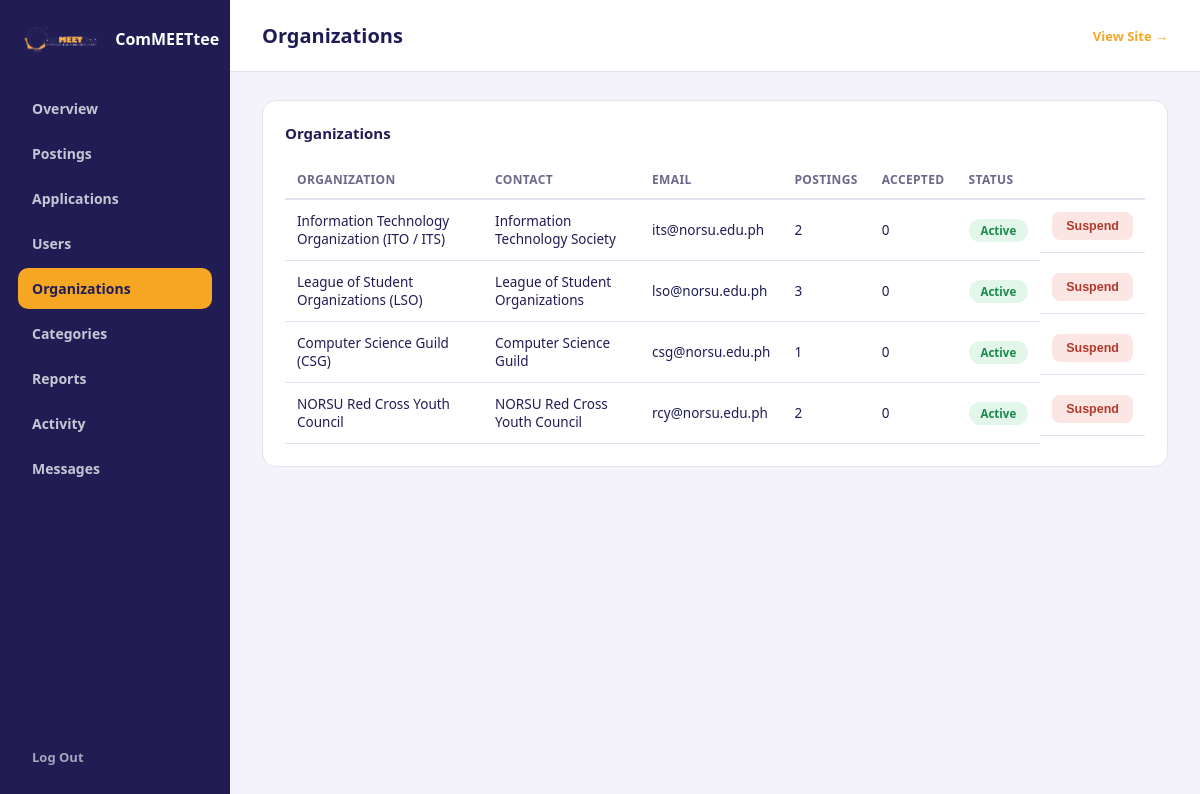
Page /adminfiles/admin.php?panel=organizations (signed in) on the committed database.
### tables this page shows
CREATE TABLE `users` (
  `id` int unsigned NOT NULL AUTO_INCREMENT,
  `name` varchar(255) NOT NULL,
  `email` varchar(255) NOT NULL,
  `password` text NOT NULL,
  `role` varchar(20) NOT NULL DEFAULT 'aspirant',
  `status` varchar(20) NOT NULL DEFAULT 'active',
  `avatar` varchar(255) NOT NULL DEFAULT '',
  `org_name` varchar(255) NOT NULL DEFAULT '',
  `program` varchar(255) NOT NULL DEFAULT '',
  `year_level` varchar(50) NOT NULL DEFAULT '',
  `skills` varchar(500) NOT NULL DEFAULT '',
  `availability` varchar(255) NOT NULL DEFAULT '',
  `bio` varchar(1000) NOT NULL DEFAULT '',
  `created_at` timestamp NOT NULL DEFAULT CURRENT_TIMESTAMP,
  PRIMARY KEY (`id`),
  UNIQUE KEY `email` (`email`)
);

### adminfiles/admin/panel-organizations.php (the view, shortened to what this page needs)
<div class="dash-panel">
  <h3>Organizations</h3>
  <?php if (!$allOrganizations): ?>
    <p class="dash-empty">No client organizations yet.</p>
  <?php else: ?>
    <table class="dash-table">
      <thead><tr><th>Organization</th><th>Contact</th><th>Email</th><th>Postings</th><th>Accepted</th><th>Status</th><th></th></tr></thead>
      <tbody>
        <?php foreach ($allOrganizations as $organization): ?>
          <tr>
            <td><?php echo htmlspecialchars($organization['org_name'] ?: '—'); ?></td>
            <td><?php echo htmlspecialchars($organization['name']); ?></td>
            <td><?php echo htmlspecialchars($organization['email']); ?></td>
            <td><?php echo (int) $organization['posting_count']; ?></td>
            <td><?php echo (int) $organization['accepted_count']; ?></td>
            <td><span class="dash-badge dash-badge--<?php echo $organization['status'] === 'active' ? 'good' : 'bad'; ?>"><?php echo htmlspecialchars(ucfirst($organization['status'])); ?></span></td>
            <td class="dash-table-actions">
              <form method="post" onsubmit="return confirm(<?php echo $organization['status'] === 'active' ? "'Suspend " . addslashes(htmlspecialchars($organization['org_name'] ?: $organization['name'])) . "? They won\\'t be able to log in or post openings.'" : "'Reinstate " . addslashes(htmlspecialchars($organization['org_name'] ?: $organization['name'])) . "?'"; ?>);">
                <button type="submit" class="dash-btn-small <?php echo $organization['status'] === 'active' ? 'dash-btn-small--danger' : ''; ?>"><?php echo $organization['status'] === 'active' ? 'Suspend' : 'Reinstate'; ?></button>
              </form>
            </td>
          </tr>
        <?php endforeach; ?>
      </tbody>
    </table>
  <?php endif; ?>
</div>

### adminfiles/admin-style.css (style rules this page uses)
:root { --navy: #211d54; --navy-soft: #2c2765; --orange: #f5a623; --white: #ffffff; --bg: #f4f3f9; --card: #ffffff; --border: #e4e2f0; --text: #211d54; --text-muted: #6b688a; --good: #1c8a4c; --good-bg: #e2f6ea; --bad: #b3392c; --bad-bg: #fbe6e4; --muted-badge: #6b688a; --muted-bg: #eceafa; --font: "Century Gothic", Poppins, "Segoe UI", Arial, sans-serif; }
* { box-sizing: border-box; margin: 0; padding: 0; }
body.dash-body { font-family: var(--font); background: var(--bg); color: var(--text); }
.dash-panel { background: var(--card); border: 1px solid var(--border); border-radius: 14px; padding: 22px; margin-bottom: 20px; }
.dash-panel h3 { font-size: 15px; margin-bottom: 18px; }
.dash-table { width: 100%; border-collapse: collapse; font-size: 13.5px; }
.dash-table th { text-align: left; color: var(--text-muted); font-weight: 700; padding: 10px 12px; border-bottom: 2px solid var(--border); font-size: 12px; text-transform: uppercase; letter-spacing: 0.03em; }
.dash-table td { padding: 12px; border-bottom: 1px solid var(--border); }
.dash-table-actions { display: flex; gap: 6px; }
.dash-table-actions form { display: inline; }
.dash-badge { display: inline-block; padding: 4px 12px; border-radius: 999px; font-size: 11.5px; font-weight: 700; }
.dash-badge--good { background: var(--good-bg); color: var(--good); }
.dash-btn-small { border: none; background: var(--muted-bg); color: var(--navy); padding: 7px 14px; border-radius: 8px; font-size: 12.5px; font-weight: 700; }
.dash-btn-small--danger { background: var(--bad-bg); color: var(--bad); }

### rows in the picture
users: org_name "Information Technology Organization (ITO / ITS)", name "Information Technology Society", email "its@norsu.edu.ph", posting_count "2", accepted_count "0", status "Active", shows "Suspend"
users: org_name "League of Student Organizations (LSO)", name "League of Student Organizations", email "lso@norsu.edu.ph", posting_count "3", accepted_count "0", status "Active", shows "Suspend"
users: org_name "Computer Science Guild (CSG)", name "Computer Science Guild", email "csg@norsu.edu.ph", posting_count "1", accepted_count "0", status "Active", shows "Suspend"
users: org_name "NORSU Red Cross Youth Council", name "NORSU Red Cross Youth Council", email "rcy@norsu.edu.ph", posting_count "2", accepted_count "0", status "Active", shows "Suspend"

### other values in the picture
$activePanel "Organizations"
